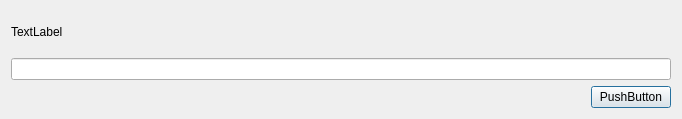
<?xml version="1.0" encoding="UTF-8"?>
<ui version="4.0">
 <class>CNetStreamDlg</class>
 <widget class="QDialog" name="CNetStreamDlg">
  <property name="geometry">
   <rect>
    <x>0</x>
    <y>0</y>
    <width>682</width>
    <height>119</height>
   </rect>
  </property>
  <property name="windowTitle">
   <string>CNetStreamDlg</string>
  </property>
  <layout class="QVBoxLayout" name="verticalLayout">
   <item>
    <widget class="QLabel" name="label_name">
     <property name="text">
      <string>TextLabel</string>
     </property>
    </widget>
   </item>
   <item>
    <widget class="QLineEdit" name="lineEdit_url"/>
   </item>
   <item>
    <layout class="QHBoxLayout" name="horizontalLayout">
     <item>
      <spacer name="horizontalSpacer">
       <property name="orientation">
        <enum>Qt::Horizontal</enum>
       </property>
       <property name="sizeHint" stdset="0">
        <size>
         <width>40</width>
         <height>20</height>
        </size>
       </property>
      </spacer>
     </item>
     <item>
      <widget class="QPushButton" name="btnStartPlay">
       <property name="text">
        <string>PushButton</string>
       </property>
      </widget>
     </item>
    </layout>
   </item>
  </layout>
 </widget>
 <layoutdefault spacing="6" margin="11"/>
 <resources/>
 <connections/>
</ui>
